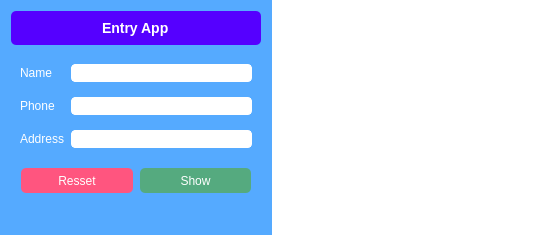
<?xml version="1.0" encoding="UTF-8"?>
<ui version="4.0">
 <class>MainWindow</class>
 <widget class="QMainWindow" name="MainWindow">
  <property name="geometry">
   <rect>
    <x>0</x>
    <y>0</y>
    <width>550</width>
    <height>235</height>
   </rect>
  </property>
  <property name="windowTitle">
   <string>MainWindow</string>
  </property>
  <property name="styleSheet">
   <string notr="true">* {
	margin: 0px;
	padding: 0px;
	background-color: transparent;
}

#leftBody {
	background-color:rgb(85, 170, 255);
}

#frm1Head {
	border-radius:5px;
	background-color:rgb(85, 0, 255);
}

#frm2Entry {
	border-radius:5px;
	background-color:rgb(85, 170, 255);
}

#frm3Submit QPushButton {
	Border: 0px solid blue;
	border-radius: 5px;
	color:white;
}

#pbShow {
	background-color:rgb(85, 170, 127)
}

#pbReset {
	background-color:rgb(255, 85, 127);
}

#leftBody QLabel, QPushButton {
	color: rgb(255, 255, 255);
}

#leftBody QLineEdit {
	background-color:rgb(255, 255, 255);
	border:1px solid white;
	border-radius:4px;

	color:rgb(85, 85, 255);
}



#leftBody QPushButton:pressed {
	background-color:rgb(255, 255, 255);
	color:grey;
}

#lbTitle {
	font-size:14px;
	font-weight:bold;
}

#rightBody {
	background-color:white;
}

#rightBody QLabel {
	color:rgb(85, 85, 255);
	font-size:16px;
}</string>
  </property>
  <widget class="QWidget" name="wholeBody">
   <property name="layoutDirection">
    <enum>Qt::LeftToRight</enum>
   </property>
   <layout class="QHBoxLayout" name="horizontalLayout">
    <property name="spacing">
     <number>0</number>
    </property>
    <property name="sizeConstraint">
     <enum>QLayout::SetDefaultConstraint</enum>
    </property>
    <property name="leftMargin">
     <number>0</number>
    </property>
    <property name="topMargin">
     <number>0</number>
    </property>
    <property name="rightMargin">
     <number>0</number>
    </property>
    <property name="bottomMargin">
     <number>0</number>
    </property>
    <item>
     <widget class="QWidget" name="leftBody" native="true">
      <property name="minimumSize">
       <size>
        <width>272</width>
        <height>0</height>
       </size>
      </property>
      <property name="maximumSize">
       <size>
        <width>272</width>
        <height>16777215</height>
       </size>
      </property>
      <layout class="QVBoxLayout" name="verticalLayout">
       <property name="spacing">
        <number>7</number>
       </property>
       <property name="leftMargin">
        <number>11</number>
       </property>
       <property name="topMargin">
        <number>11</number>
       </property>
       <item alignment="Qt::AlignTop">
        <widget class="QWidget" name="widget" native="true">
         <property name="minimumSize">
          <size>
           <width>250</width>
           <height>0</height>
          </size>
         </property>
         <property name="maximumSize">
          <size>
           <width>250</width>
           <height>16777215</height>
          </size>
         </property>
         <layout class="QVBoxLayout" name="verticalLayout_8">
          <property name="spacing">
           <number>10</number>
          </property>
          <property name="leftMargin">
           <number>0</number>
          </property>
          <property name="topMargin">
           <number>0</number>
          </property>
          <property name="rightMargin">
           <number>0</number>
          </property>
          <property name="bottomMargin">
           <number>0</number>
          </property>
          <item>
           <widget class="QFrame" name="frm1Head">
            <property name="frameShape">
             <enum>QFrame::StyledPanel</enum>
            </property>
            <property name="frameShadow">
             <enum>QFrame::Raised</enum>
            </property>
            <layout class="QVBoxLayout" name="verticalLayout_3">
             <item alignment="Qt::AlignHCenter">
              <widget class="QLabel" name="lbTitle">
               <property name="text">
                <string>Entry App</string>
               </property>
              </widget>
             </item>
            </layout>
           </widget>
          </item>
          <item>
           <widget class="QFrame" name="frm2Entry">
            <property name="maximumSize">
             <size>
              <width>16777215</width>
              <height>16777215</height>
             </size>
            </property>
            <property name="frameShape">
             <enum>QFrame::StyledPanel</enum>
            </property>
            <property name="frameShadow">
             <enum>QFrame::Raised</enum>
            </property>
            <layout class="QFormLayout" name="formLayout">
             <property name="fieldGrowthPolicy">
              <enum>QFormLayout::AllNonFixedFieldsGrow</enum>
             </property>
             <property name="horizontalSpacing">
              <number>7</number>
             </property>
             <property name="verticalSpacing">
              <number>15</number>
             </property>
             <item row="0" column="0">
              <widget class="QLabel" name="label_2">
               <property name="text">
                <string>Name</string>
               </property>
              </widget>
             </item>
             <item row="0" column="1">
              <widget class="QLineEdit" name="leName"/>
             </item>
             <item row="1" column="0">
              <widget class="QLabel" name="label_3">
               <property name="text">
                <string>Phone</string>
               </property>
              </widget>
             </item>
             <item row="1" column="1">
              <widget class="QLineEdit" name="lePhone"/>
             </item>
             <item row="2" column="0">
              <widget class="QLabel" name="label_4">
               <property name="text">
                <string>Address</string>
               </property>
              </widget>
             </item>
             <item row="2" column="1">
              <widget class="QLineEdit" name="leAddress"/>
             </item>
            </layout>
           </widget>
          </item>
          <item>
           <widget class="QFrame" name="frm3Submit">
            <property name="frameShape">
             <enum>QFrame::StyledPanel</enum>
            </property>
            <property name="frameShadow">
             <enum>QFrame::Raised</enum>
            </property>
            <layout class="QHBoxLayout" name="horizontalLayout_2">
             <property name="spacing">
              <number>7</number>
             </property>
             <property name="topMargin">
              <number>0</number>
             </property>
             <property name="bottomMargin">
              <number>0</number>
             </property>
             <item>
              <widget class="QPushButton" name="pbReset">
               <property name="minimumSize">
                <size>
                 <width>0</width>
                 <height>25</height>
                </size>
               </property>
               <property name="text">
                <string>Resset</string>
               </property>
              </widget>
             </item>
             <item>
              <widget class="QPushButton" name="pbShow">
               <property name="minimumSize">
                <size>
                 <width>0</width>
                 <height>25</height>
                </size>
               </property>
               <property name="text">
                <string>Show</string>
               </property>
              </widget>
             </item>
            </layout>
           </widget>
          </item>
         </layout>
        </widget>
       </item>
       <item>
        <layout class="QVBoxLayout" name="verticalLayout_7">
         <property name="spacing">
          <number>0</number>
         </property>
         <property name="sizeConstraint">
          <enum>QLayout::SetDefaultConstraint</enum>
         </property>
         <property name="topMargin">
          <number>0</number>
         </property>
        </layout>
       </item>
      </layout>
     </widget>
    </item>
    <item>
     <widget class="QWidget" name="rightBody" native="true">
      <property name="sizePolicy">
       <sizepolicy hsizetype="Preferred" vsizetype="Preferred">
        <horstretch>0</horstretch>
        <verstretch>0</verstretch>
       </sizepolicy>
      </property>
      <property name="minimumSize">
       <size>
        <width>0</width>
        <height>0</height>
       </size>
      </property>
      <property name="maximumSize">
       <size>
        <width>16777215</width>
        <height>16777215</height>
       </size>
      </property>
      <property name="sizeIncrement">
       <size>
        <width>1</width>
        <height>0</height>
       </size>
      </property>
      <property name="baseSize">
       <size>
        <width>1</width>
        <height>1</height>
       </size>
      </property>
      <layout class="QVBoxLayout" name="verticalLayout_2">
       <item alignment="Qt::AlignTop">
        <widget class="QFrame" name="frm4Status">
         <property name="minimumSize">
          <size>
           <width>0</width>
           <height>200</height>
          </size>
         </property>
         <property name="maximumSize">
          <size>
           <width>16777215</width>
           <height>16777215</height>
          </size>
         </property>
         <property name="frameShape">
          <enum>QFrame::StyledPanel</enum>
         </property>
         <property name="frameShadow">
          <enum>QFrame::Raised</enum>
         </property>
        </widget>
       </item>
       <item>
        <layout class="QVBoxLayout" name="verticalLayout_4"/>
       </item>
      </layout>
     </widget>
    </item>
   </layout>
  </widget>
 </widget>
 <resources/>
 <connections/>
</ui>
